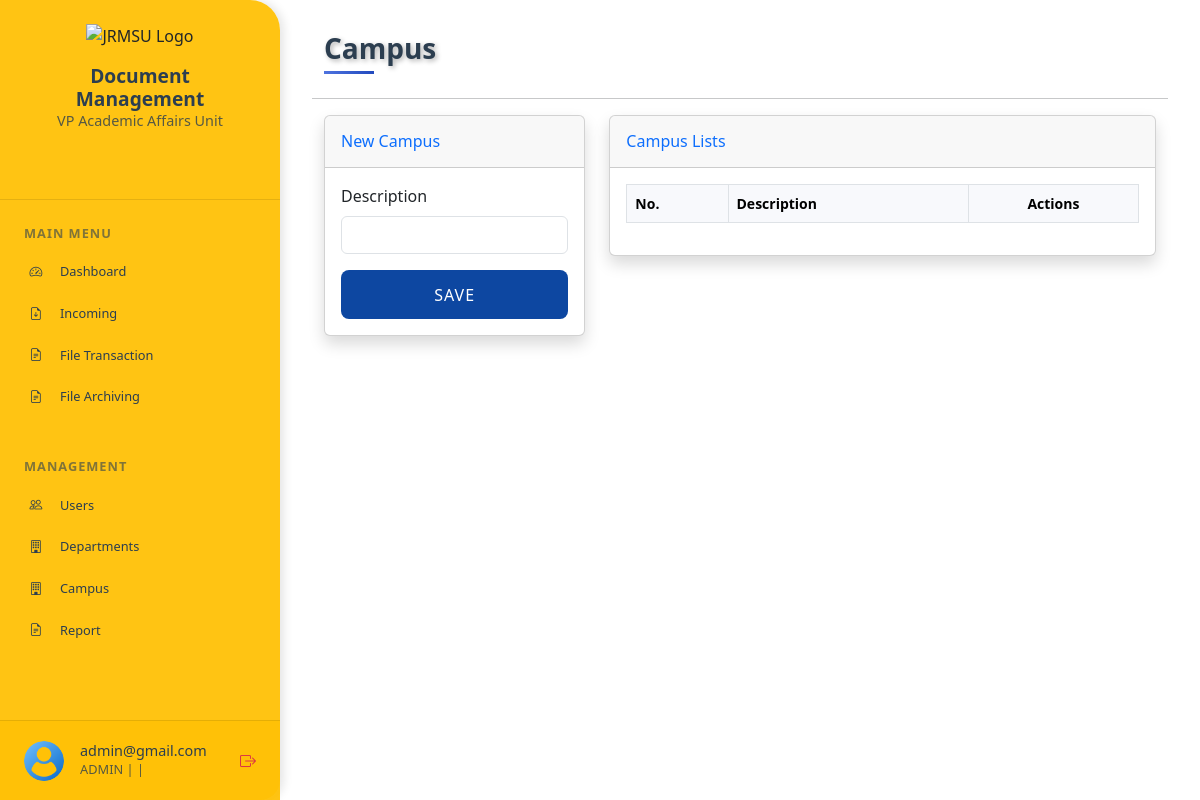
The page /user/campus.php (signed in) on the database as committed earlier.
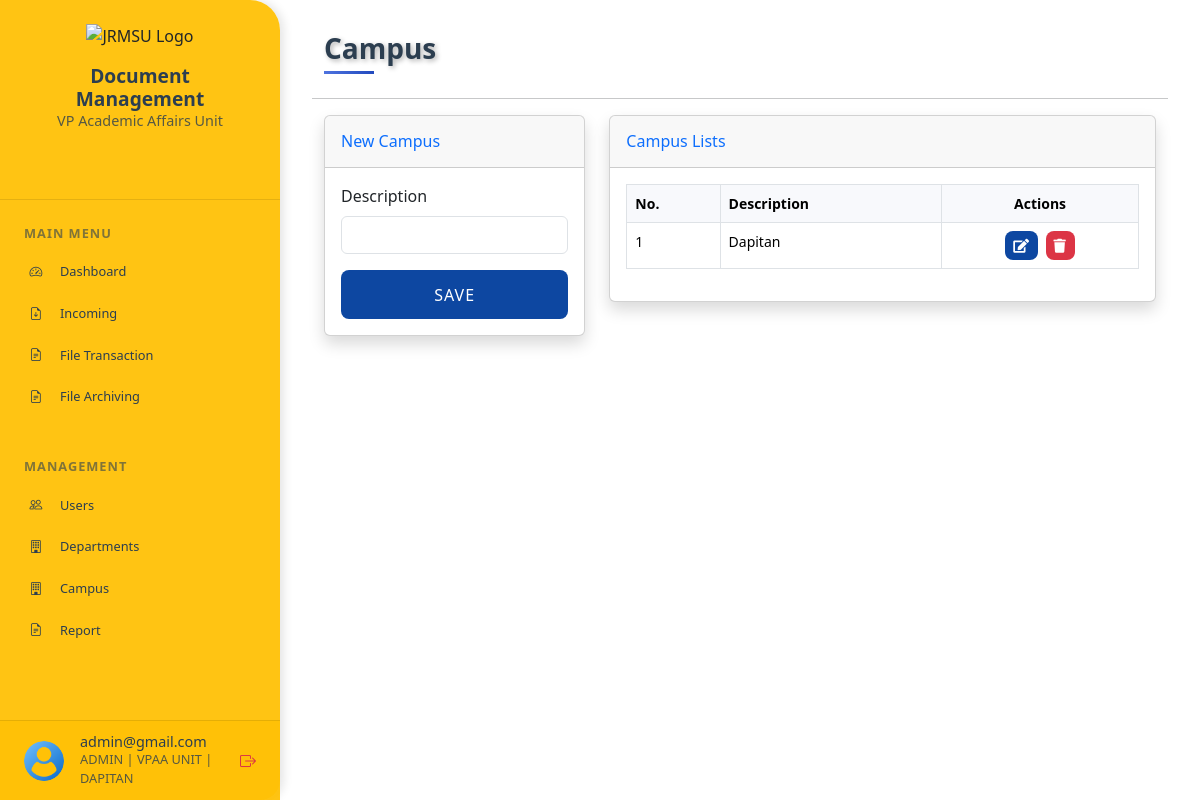
The same page on the database as committed later.
### tables this page shows
CREATE TABLE `campus`  (
  `Campus_No` int NOT NULL AUTO_INCREMENT,
  `Campus_Description` varchar(255) NULL DEFAULT NULL,
  PRIMARY KEY (`Campus_No`) USING BTREE
);

### connection/conn.php (called while the page is built, shortened)
<?php
class DatabaseConnector
{
    private $host = 'localhost';
    private $port = 3308;
    private $db = 'vpunit';
    private $user = 'codegehan';
    private $pass = '!@#Admin123*';
    private $charset = 'utf8mb4';
    public $pdo;
    private function connect()
    {
        $dsn = "mysql:host={$this->host};port={$this->port};dbname={$this->db};charset={$this->charset}";
        $options = [
            PDO::ATTR_ERRMODE            => PDO::ERRMODE_EXCEPTION,
            PDO::ATTR_DEFAULT_FETCH_MODE => PDO::FETCH_ASSOC,
            PDO::ATTR_EMULATE_PREPARES   => false,
        ];
        try {
            $this->pdo = new PDO($dsn, $this->user, $this->pass, $options);
        } catch (\PDOException $e) {
            throw new \PDOException($e->getMessage(), (int)$e->getCode());
        }
    }
    public function query($sql, $params = [])
    {
        $stmt = $this->pdo->prepare($sql);
        $stmt->execute($params);
        return $stmt;
    }
    public function fetchAll($sql, $params = [])
    {
        $stmt = $this->query($sql, $params);
        return $stmt->fetchAll();
    }
}

### user/campus.php (the view, shortened to what the changed rows need)
<?php
include("header.php");
$fetchAllCampusLists = "SELECT * FROM campus";
$campusListsData = $db->fetchAll($fetchAllCampusLists);
?>
<div class="main-content p-3">
    <div class="container">
        <div class="row mb-4">
            <div class="col">
                <h2 class="h3 header-title" style="text-shadow: 2px 2px 5px rgba(0, 0, 0, 0.3);">
                    Campus
                </h2>
            </div>
        </div>
    </div>
    <div class="row">
        <div class="col-xl-8 col-lg-5">
            <div class="card shadow mb-4">
                <div class="card-body">
                    <div class="table-responsive">
                        <table class="table table-bordered" id="campusTable" style="font-size:14px;">
                            <thead>
                                <tr>
                                    <th>No.</th>
                                    <th>Description</th>
                                    <th class="text-center">Actions</th>
                                </tr>
                            </thead>
                            <tbody>
                                <?php foreach ($campusListsData as $row): ?>
                                    <tr>
                                        <td><?php echo htmlspecialchars($row['Campus_No']); ?></td>
                                        <td><?php echo htmlspecialchars($row['Campus_Description']); ?></td>
                                        <td class="text-center">
                                            <form method="POST" style="display:inline;">
                                                <button type="button" class="btn btn-sm btn-primary me-1" title="Edit" onclick="EditCampus('<?=htmlspecialchars($row['Campus_No']);?>', '<?=htmlspecialchars($row['Campus_Description']);?>')">
                                                    <i class="fas fa-edit"></i>
                                                </button>
                                                <button type="submit" name="Delete_Campus" class="btn btn-sm btn-danger" title="Delete" onclick="return confirm('Are you sure you want to delete campus <?= htmlspecialchars($row['Campus_No']); ?>?');">
                                                    <i class="fas fa-trash"></i>
                                                </button>
                                            </form>
                                        </td>
                                    </tr>
                                <?php endforeach; ?>
                            </tbody>
                        </table>
                    </div>
                </div>
            </div>
        </div>
    </div>
</div>
<?php include("footer.php");?>

### user/header.php (shortened to what the changed rows need)
<?php
include('../connection/conn.php');
$db = new DatabaseConnector();
?>
<!DOCTYPE html>
<html lang="en">
<head>
    <link href="https://cdn.jsdelivr.net/npm/bootstrap@5.3.3/dist/css/bootstrap.min.css" rel="stylesheet">
    <link rel="stylesheet" href="https://cdn.jsdelivr.net/npm/bootstrap-icons@1.11.3/font/bootstrap-icons.min.css">
    <link rel="stylesheet" href="https://cdnjs.cloudflare.com/ajax/libs/font-awesome/5.15.4/css/all.min.css">
    <link rel="stylesheet" href="https://cdn.datatables.net/2.1.8/css/dataTables.dataTables.css" />
    <link rel="stylesheet" href="../node_modules/toastr/build/toastr.min.css">
</head>
<body>
    <div class="sidebar">
        <div class="user-profile">
            <div class="user-info">
                <h6><?=$_SESSION['email']?></h6>
                <p><?=strtoupper($_SESSION['accounttype'])?> | <?=strtoupper($_SESSION['department'])?> | <?=strtoupper($_SESSION['campus'])?></p>
            </div>
        </div>
    </div>
</body>
</html>

Rows that differ between the two databases and show on the page:
added campus: Campus_No "1", Campus_Description "Dapitan"
Other text that changed with them:
$_SESSION['department']: (not shown) → "VPAA UNIT"
$_SESSION['campus']: (not shown) → "DAPITAN"
